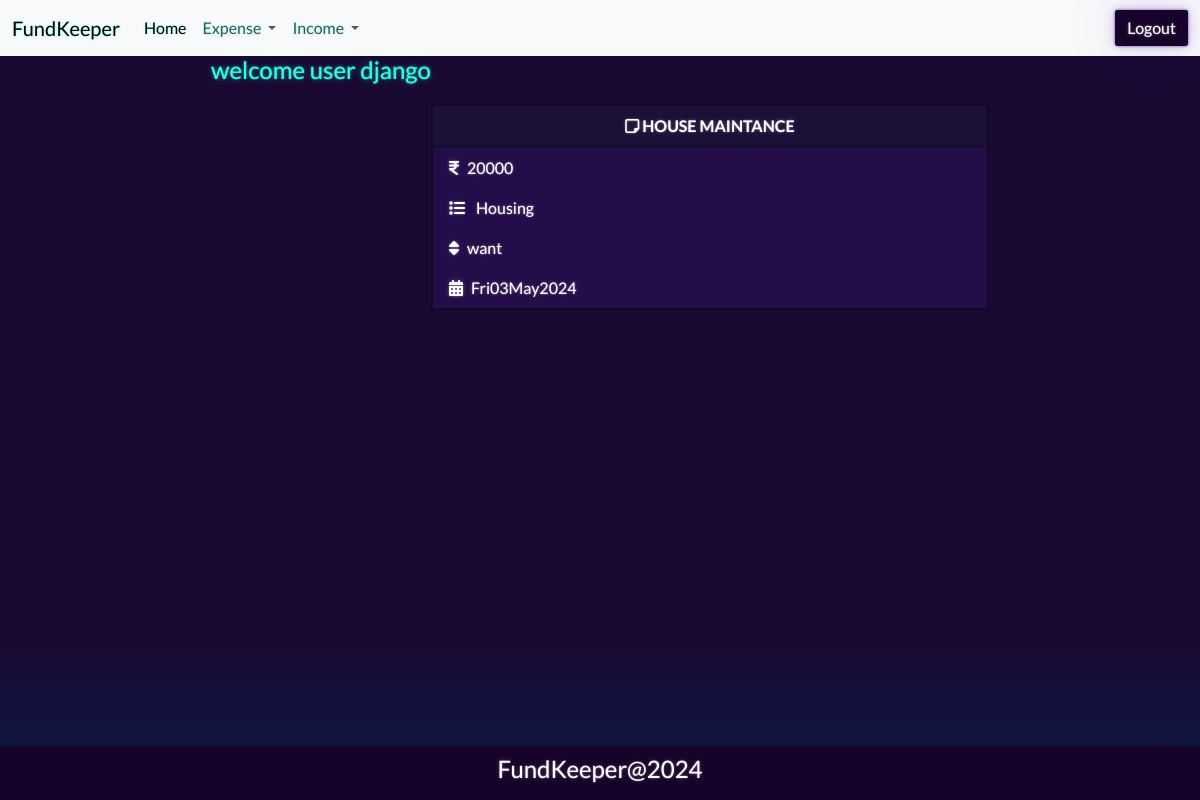
Page /expense/9/ (signed in) on the committed database.
### budget/models.py (models this page shows, shortened)
class Expense(models.Model):
    title=models.CharField(max_length=200)
    amount=models.PositiveIntegerField()
    expense_categories = (
        ("Housing", "Housing"),
        ("Transportation", "Transportation"),
        ("Food", "Food"),
        ("Health", "Health"),
        ("Entertainment", "Entertainment"),
        ("DebtPayments", "Debt Payments"),
        ("PersonalCare", "Personal Care"),
        ("Education", "Education"),
        ("Savings", "Savings"),
        ("Miscellaneous", "Miscellaneous")
    )
    category=models.CharField(max_length=200,choices=expense_categories,default="Miscellaneous")
    user_object=models.ForeignKey(User,on_delete=models.CASCADE)
    created_date=models.DateTimeField(auto_now_add=True)
    priority_options=(
        ("need","need"),
        ("want","want")
    )
    priority=models.CharField(max_length=200,choices=priority_options,default="need")

### budget/views.py (the view)
# urls.py: path('expense/<int:pk>/',views.ExpenseDetailView.as_view(),name='expense-detail'),
@method_decorator(signin_required,name="dispatch")
class ExpenseDetailView(View):
    def get(self,request,*args, **kwargs):
        id=kwargs.get("pk")
        qs=Expense.objects.get(id=id)
        return render(request,"expense_detail.html",{"data":qs})

### budget/templates/expense_detail.html
{%extends 'base.html'%}
{%block main_block%}
   <div class="container d-flex justify-content-center">
    <h4>welcome user {{request.user}}</h4>
        <div class="card w-50 my-5">
            <div class="card-header text-center fw-bold">
                <i class="fa-regular fa-note-sticky"></i> {{data.title|upper}}
            </div>
            <ul class="list-group list-group-flush">
            <li class="list-group-item"> <i class="fa-solid fa-indian-rupee-sign me-2"></i>{{data.amount}}</li>
            <li class="list-group-item"><i class="fa-solid fa-list me-2"></i> {{data.category}}</li>
            <li class="list-group-item"><i class="fa-solid fa-sort me-2"></i>{{data.priority}}</li>
            <li class="list-group-item"><i class="fa-solid fa-calendar-days me-2"></i>{{data.created_date|date:"DdMY"}}</li>
            </ul>
        </div>
    </div>
{%endblock%}

### rows in the picture
Expense: title "HOUSE MAINTANCE", amount "20000", category "Housing", priority "want", created_date "Fri03May2024"

### other values in the picture
{{ request.user }} "django"
